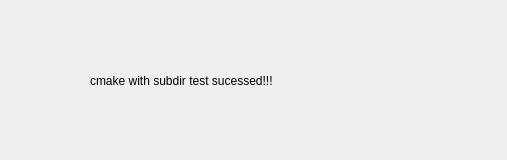
<?xml version="1.0" encoding="UTF-8"?>
<ui version="4.0">
 <class>Widget</class>
 <widget class="QWidget" name="Widget">
  <property name="geometry">
   <rect>
    <x>0</x>
    <y>0</y>
    <width>507</width>
    <height>160</height>
   </rect>
  </property>
  <property name="windowTitle">
   <string>Widget</string>
  </property>
  <widget class="QLabel" name="label">
   <property name="geometry">
    <rect>
     <x>90</x>
     <y>60</y>
     <width>231</width>
     <height>41</height>
    </rect>
   </property>
   <property name="text">
    <string>cmake with subdir test sucessed!!!</string>
   </property>
  </widget>
 </widget>
 <layoutdefault spacing="6" margin="11"/>
 <resources/>
 <connections/>
</ui>
